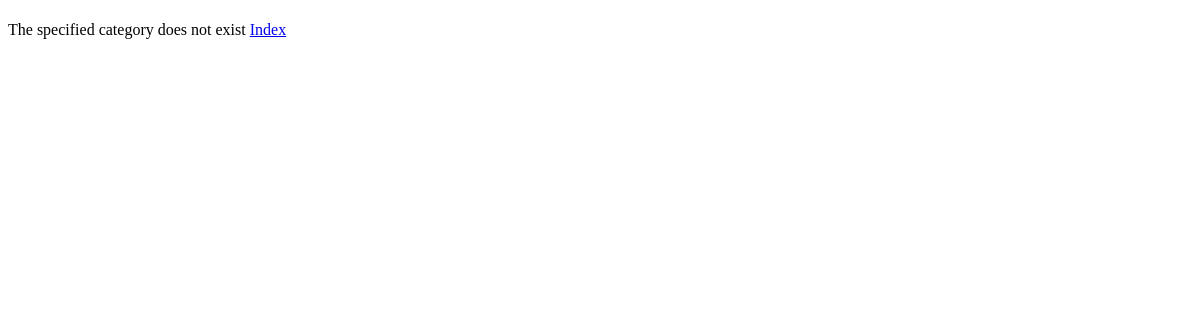
The page /rango/category/python on the database as committed earlier.
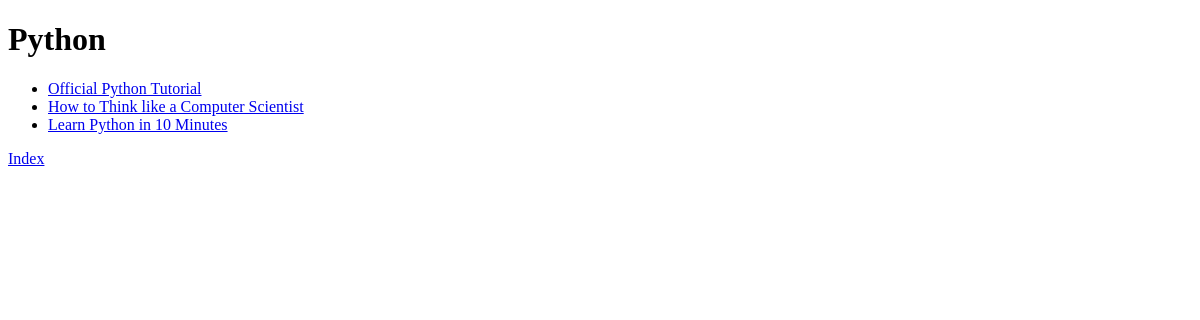
The same page on the database as committed later.
### rango/models.py (models this page shows, shortened)
class Category(models.Model):
	name = models.CharField(max_length=128, unique=True)
	views = models.IntegerField(default=0)
	likes = models.IntegerField(default=0)
        slug = models.SlugField(unique=True)
	def __unicode__(self):
		return self.name
	class Meta:
		verbose_name_plural = "Categories"

class Page(models.Model):
	category = models.ForeignKey(Category)
	title = models.CharField(max_length=128)
	url = models.URLField()
	views = models.IntegerField(default=0)
	def __unicode__(self):
		return self.title

### rango/views.py (the view)
# urls.py: url(r'^category/(?P<category_name_slug>[\w\-]+)$', views.category, name='category'),
def category(request, category_name_slug):
	context_dict = {}
	try:
		category = Category.objects.get(slug=category_name_slug)
		context_dict['category_name'] = category.name
		pages = Page.objects.filter(category=category)
		context_dict['pages'] = pages
		context_dict['category'] = category
	except Category.DoesNotExist:
		pass
	return render(request, 'rango/category.html', context_dict)

### templates/rango/category.html (shortened to what this page needs)
<!DOCTYPE html>
<html>
    <head>
	</head>
	<body>
		<h1>{{category_name}}</h1>
		{% if category %}
		    {% if pages %}
		    <ul>
				{% for page in pages %}
				<li><a href="{{page.url}}">{{page.title}}</a></li>
				{% endfor %}
			</ul>
			{% else %}
				<strong>No pages currently in category.</strong>
			{% endif %}
		{% else %}
		    The specified category {{category_name}} does not exist
		{% endif %}
		<a href="/rango/">Index</a>
	</body>
</html>

Rows that differ between the two databases and show on the page:
now on this page (row edited): Category: name "Python"
added Page: title "Official Python Tutorial"
added Page: title "How to Think like a Computer Scientist"
added Page: title "Learn Python in 10 Minutes"
Other text that changed with them:
text no longer shown: "The specified category does not exist"
